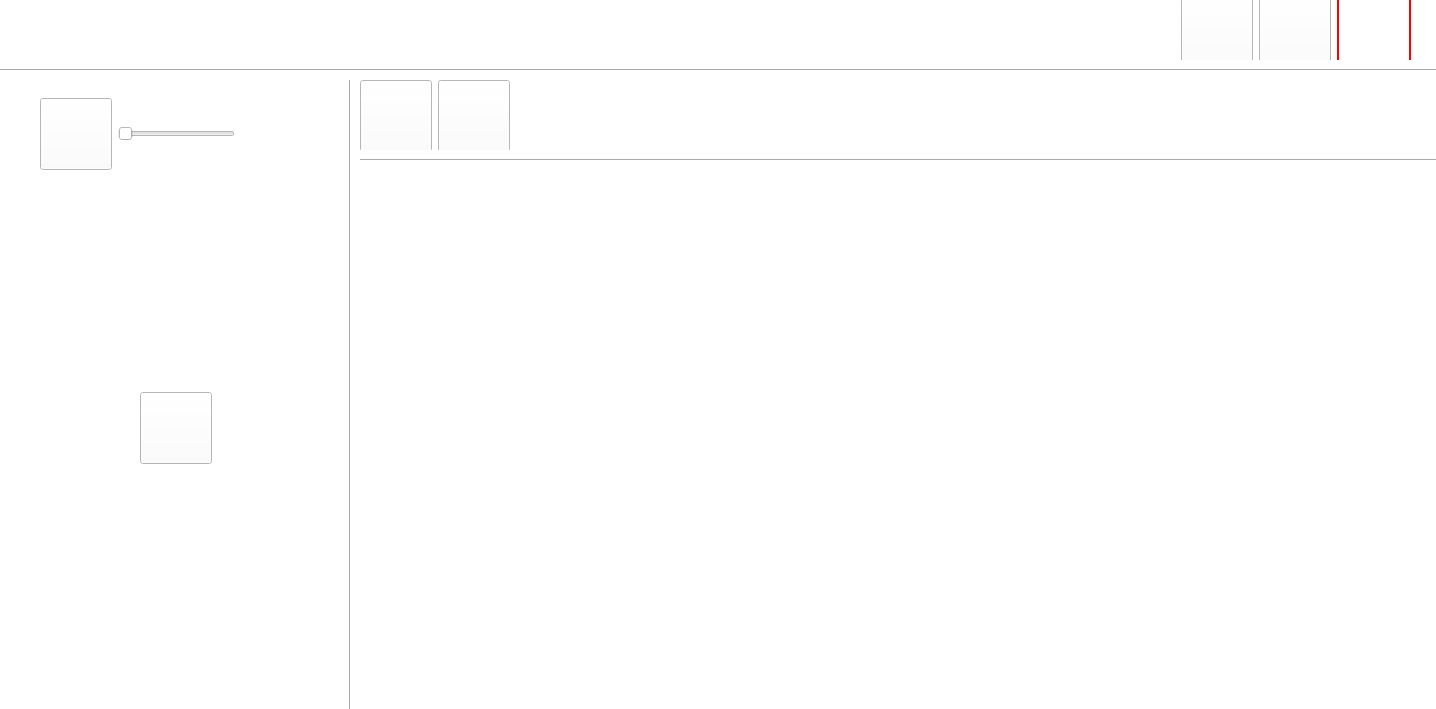
<?xml version="1.0" encoding="UTF-8"?>
<ui version="4.0">
 <class>FenEdition</class>
 <widget class="QWidget" name="FenEdition">
  <property name="geometry">
   <rect>
    <x>0</x>
    <y>0</y>
    <width>1436</width>
    <height>709</height>
   </rect>
  </property>
  <property name="windowTitle">
   <string>Form</string>
  </property>
  <property name="styleSheet">
   <string notr="true">QWidget
{
background-color : white;
}</string>
  </property>
  <widget class="QWidget" name="verticalLayoutWidget">
   <property name="geometry">
    <rect>
     <x>40</x>
     <y>-10</y>
     <width>1371</width>
     <height>81</height>
    </rect>
   </property>
   <layout class="QHBoxLayout" name="horizontalLayout">
    <item>
     <widget class="Line" name="line">
      <property name="orientation">
       <enum>Qt::Horizontal</enum>
      </property>
     </widget>
    </item>
    <item>
     <spacer name="horizontalSpacer">
      <property name="orientation">
       <enum>Qt::Horizontal</enum>
      </property>
      <property name="sizeHint" stdset="0">
       <size>
        <width>40</width>
        <height>20</height>
       </size>
      </property>
     </spacer>
    </item>
    <item>
     <widget class="QPushButton" name="boutonRetourArriere">
      <property name="styleSheet">
       <string notr="true">QPushButton
{
border-image : url(:/images/MesImages/retour_arriere.png) 0 0 0 0 stretch stretch;
border-width : 0px;
background-position : center;
min-width : 70px;
max-width : 70px;
min-height : 70px;
max-height : 70px;
color : transparent;
}</string>
      </property>
      <property name="text">
       <string>PushButton</string>
      </property>
     </widget>
    </item>
    <item>
     <widget class="QPushButton" name="boutonLangueFr">
      <property name="styleSheet">
       <string notr="true">QPushButton
{
border-image : url(:/images/MesImages/Fr.png) 0 0 0 0 stretch stretch;
border-width : 0px;
background-position : center;
min-width : 70px;
max-width :70px;
min-height : 70px;
max-height : 70px;
color : transparent;
}</string>
      </property>
      <property name="text">
       <string>PushButton</string>
      </property>
     </widget>
    </item>
    <item>
     <widget class="QPushButton" name="boutonAide">
      <property name="styleSheet">
       <string notr="true">QPushButton
{
border-image : url(:/images/MesImages/Aide.png) 0 0 0 0 stretch stretch;
border-width : 2px;
background-position : center;
min-width : 70px;
max-width : 70px;
min-height : 70px;
max-height : 70px;
color : transparent;
border-color : red;
border-style : solid;
}</string>
      </property>
      <property name="text">
       <string>PushButton</string>
      </property>
     </widget>
    </item>
   </layout>
  </widget>
  <widget class="QWidget" name="horizontalLayoutWidget">
   <property name="geometry">
    <rect>
     <x>360</x>
     <y>80</y>
     <width>1051</width>
     <height>72</height>
    </rect>
   </property>
   <layout class="QHBoxLayout" name="horizontalLayout_2">
    <item>
     <widget class="QPushButton" name="boutonPlayPause">
      <property name="styleSheet">
       <string notr="true">QPushButton
{
border-image : url(:/images/MesImages/playoff.png) 0 0 0 0 stretch stretch;
border-width : 0px;
background-position : center;
min-width : 70px;
max-width : 70px;
min-height : 70px;
max-height : 70px;
color : transparent;
}</string>
      </property>
      <property name="text">
       <string>Play</string>
      </property>
     </widget>
    </item>
    <item>
     <widget class="QPushButton" name="pushButton_3">
      <property name="styleSheet">
       <string notr="true">QPushButton
{
border-image : url(:/images/MesImages/ouvrir.png) 0 0 0 0 stretch stretch;
border-width : 0px;
background-position : center;
min-width : 70px;
max-width : 70px;
min-height : 70px;
max-height : 70px;
color : transparent;
}</string>
      </property>
      <property name="text">
       <string>PushButton</string>
      </property>
     </widget>
    </item>
    <item>
     <spacer name="horizontalSpacer_2">
      <property name="orientation">
       <enum>Qt::Horizontal</enum>
      </property>
      <property name="sizeHint" stdset="0">
       <size>
        <width>40</width>
        <height>20</height>
       </size>
      </property>
     </spacer>
    </item>
   </layout>
  </widget>
  <widget class="QWidget" name="verticalLayoutWidget_2">
   <property name="geometry">
    <rect>
     <x>40</x>
     <y>98</y>
     <width>311</width>
     <height>581</height>
    </rect>
   </property>
   <layout class="QVBoxLayout" name="verticalLayout">
    <item>
     <layout class="QHBoxLayout" name="horizontalLayout_3">
      <item>
       <widget class="QPushButton" name="boutonSonOn">
        <property name="styleSheet">
         <string notr="true">QPushButton
{
border-image : url(:/images/MesImages/volume.png) 0 0 0 0 stretch stretch;
border-width : 0px;
background-position : center;
min-width : 70px;
max-width :70px;
min-height : 70px;
max-height : 70px;
color : transparent;
}</string>
        </property>
        <property name="text">
         <string>son_on</string>
        </property>
       </widget>
      </item>
      <item>
       <widget class="QSlider" name="horizontalSlider">
        <property name="orientation">
         <enum>Qt::Horizontal</enum>
        </property>
       </widget>
      </item>
      <item>
       <spacer name="horizontalSpacer_3">
        <property name="orientation">
         <enum>Qt::Horizontal</enum>
        </property>
        <property name="sizeHint" stdset="0">
         <size>
          <width>40</width>
          <height>20</height>
         </size>
        </property>
       </spacer>
      </item>
     </layout>
    </item>
    <item>
     <spacer name="verticalSpacer">
      <property name="orientation">
       <enum>Qt::Vertical</enum>
      </property>
      <property name="sizeHint" stdset="0">
       <size>
        <width>20</width>
        <height>40</height>
       </size>
      </property>
     </spacer>
    </item>
    <item>
     <layout class="QHBoxLayout" name="horizontalLayout_4">
      <item>
       <widget class="QPushButton" name="boutonMetronome">
        <property name="styleSheet">
         <string notr="true">QPushButton
{
border-image : url(:/images/MesImages/metronome_on.png) 0 0 0 0 stretch stretch;
border-width : 0px;
background-position : center;
min-width : 70px;
max-width : 70px;
min-height : 70px;
max-height : 70px;
color : transparent;
margin-left : 100%;
}</string>
        </property>
        <property name="text">
         <string>PushButton</string>
        </property>
       </widget>
      </item>
      <item>
       <spacer name="horizontalSpacer_4">
        <property name="orientation">
         <enum>Qt::Horizontal</enum>
        </property>
        <property name="sizeHint" stdset="0">
         <size>
          <width>40</width>
          <height>20</height>
         </size>
        </property>
       </spacer>
      </item>
     </layout>
    </item>
    <item>
     <spacer name="verticalSpacer_2">
      <property name="orientation">
       <enum>Qt::Vertical</enum>
      </property>
      <property name="sizeHint" stdset="0">
       <size>
        <width>20</width>
        <height>40</height>
       </size>
      </property>
     </spacer>
    </item>
   </layout>
  </widget>
  <widget class="Timer" name="widget" native="true">
   <property name="geometry">
    <rect>
     <x>550</x>
     <y>250</y>
     <width>651</width>
     <height>421</height>
    </rect>
   </property>
  </widget>
  <widget class="Line" name="line_2">
   <property name="geometry">
    <rect>
     <x>350</x>
     <y>150</y>
     <width>1091</width>
     <height>20</height>
    </rect>
   </property>
   <property name="orientation">
    <enum>Qt::Horizontal</enum>
   </property>
  </widget>
  <widget class="Line" name="line_3">
   <property name="geometry">
    <rect>
     <x>340</x>
     <y>70</y>
     <width>20</width>
     <height>641</height>
    </rect>
   </property>
   <property name="orientation">
    <enum>Qt::Vertical</enum>
   </property>
  </widget>
  <widget class="Line" name="line_4">
   <property name="geometry">
    <rect>
     <x>-20</x>
     <y>60</y>
     <width>1491</width>
     <height>20</height>
    </rect>
   </property>
   <property name="orientation">
    <enum>Qt::Horizontal</enum>
   </property>
  </widget>
 </widget>
 <customwidgets>
  <customwidget>
   <class>Timer</class>
   <extends>QWidget</extends>
   <header>timer.h</header>
   <container>1</container>
  </customwidget>
 </customwidgets>
 <resources/>
 <connections/>
</ui>
